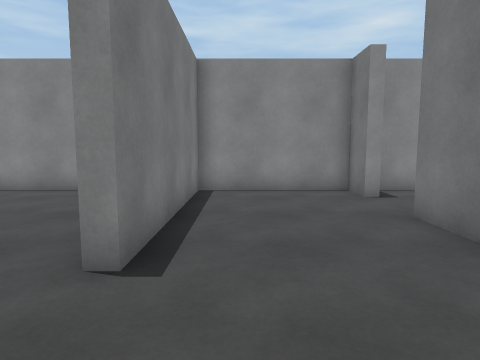
View 1 (above)

14 first-person views from a walk through a 3-D level made in the Unity game engine. The camera is 1.3 m above the floor, tilts 6° down and sees 75° across. Doors are open. The floor is counted in squares, 1 m on a side. Each view is taken from the middle of a square. On the plan, view 1 faces up. The plan holds only what a view shows up to about 14 squares ahead; the rest is blank. The place goes on beyond the plan.

View 2
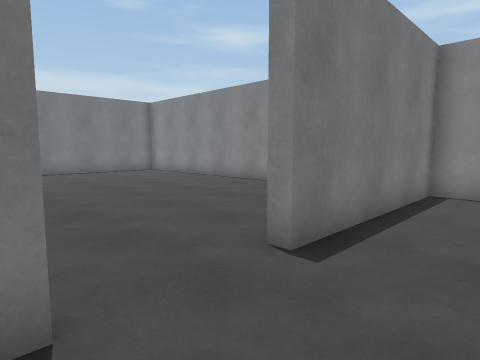

View 3
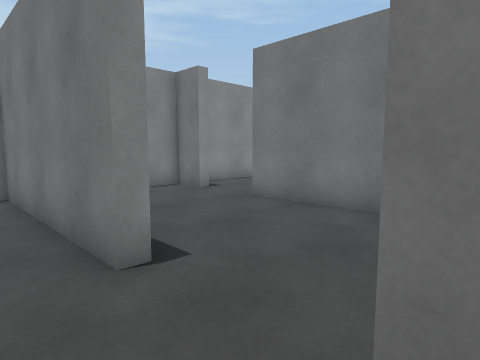

View 4
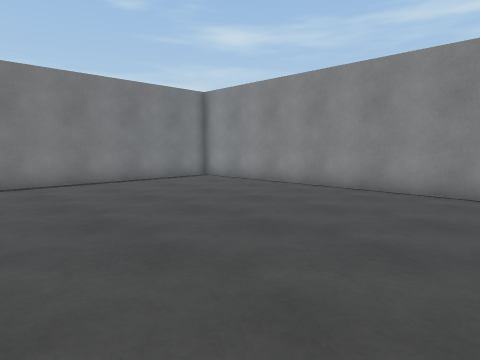

View 5
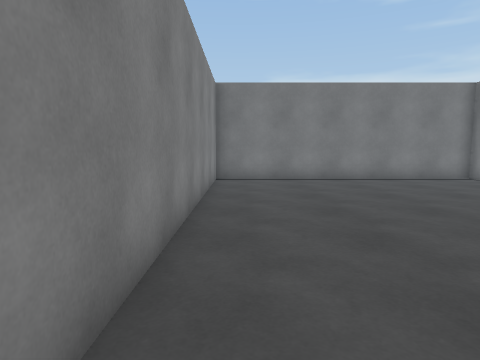

View 6
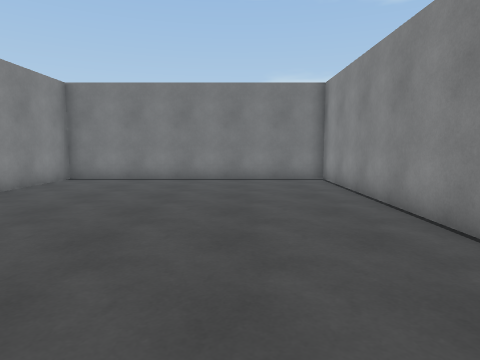

View 7
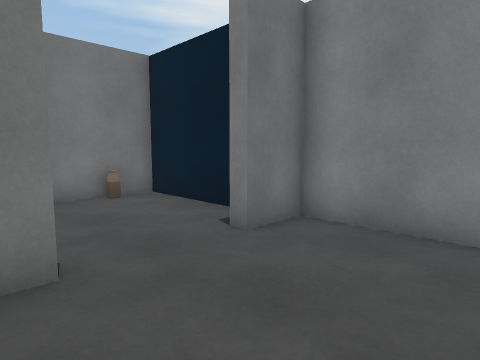

View 8
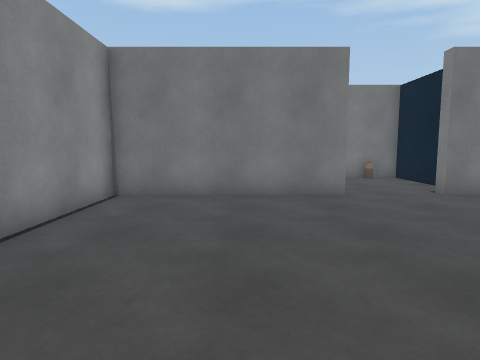

View 9
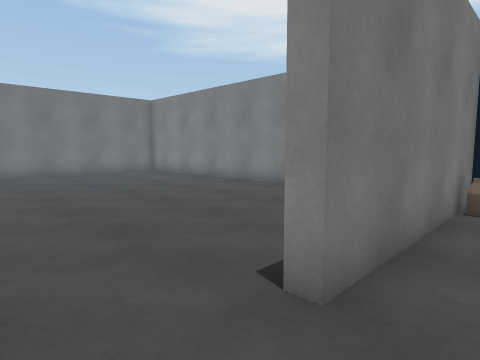

View 10
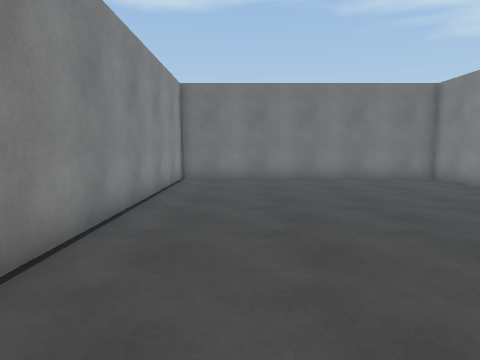

View 11
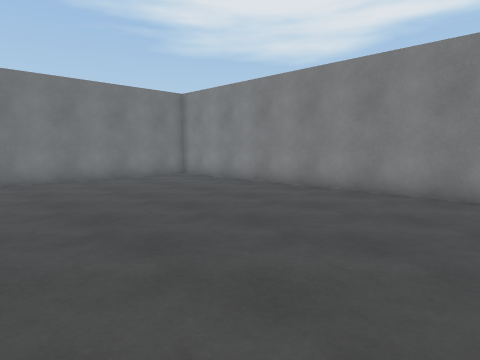

View 12
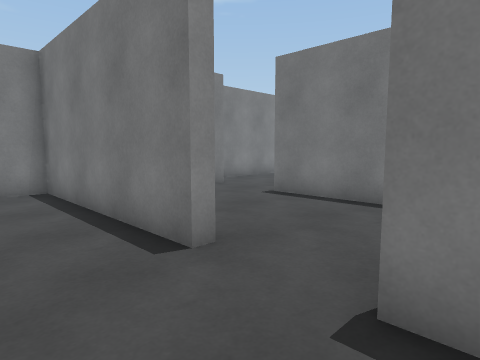

View 13
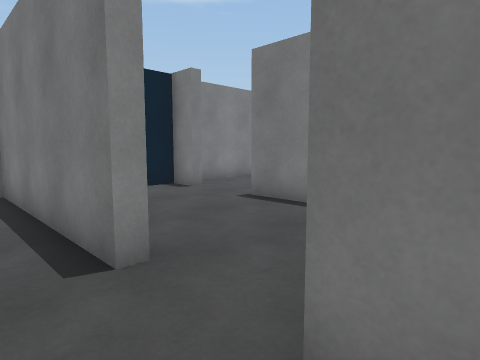

View 14
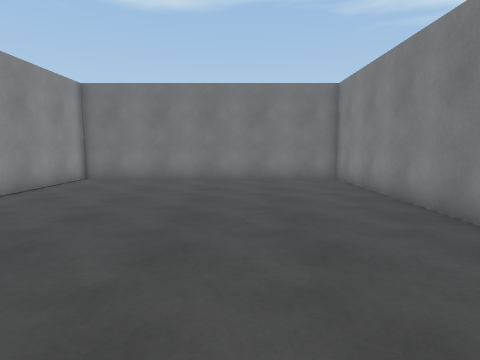

### Floor plan
Points are (right, up) in squares from view 1. A wall is a line through its corners. A room is listed if a view was taken in it or the views show most of it. See-through windows are left out.
Room 1 (views 1, 2, 9)
walls: (3.3, 8.1) (3.3, 9.4) (-1.3, 9.4) (-1.3, 3.2); (-1.3, 0.5) (-1.3, -0.6) (3.3, -0.6) (3.3, 5.8)
ways out: open door at (-1.5, 2.5) to room 2; open door at (3.5, 7) to room 3
Room 2 (views 3, 4, 5, 6, 7, 8)
walls: (-1.7, 3.2) (-1.7, 9.4) (-15.8, 9.4) (-15.8, -1) (-1.7, -1) (-1.7, 0.5)
ways out: open door at (-1.5, 2.5) to room 1
Room 3 (views 10, 11, 12, 13, 14)
walls: (3.7, 5.8) (3.7, -1) (17.9, -1) (17.9, 9.4) (4.2, 9.4); (3.7, 8.9) (3.7, 8.1)
ways out: open door at (3.5, 7) to room 1

Positions as (right, up) in squares from view 1, and headings:
1: (0, 0), facing up
2: (1, 0), facing up-left
3: (-3, 0), facing up-right
4: (-4, 0), facing up-left
5: (-3, 0), facing left
6: (-3, 6), facing left
7: (-5, 4), facing down-right
8: (-10, 6), facing right
9: (2, 8), facing down-right
10: (5, 7), facing right
11: (5, 8), facing down-right
12: (6, 9), facing down-left
13: (5, 9), facing down-left
14: (5, 3), facing right
